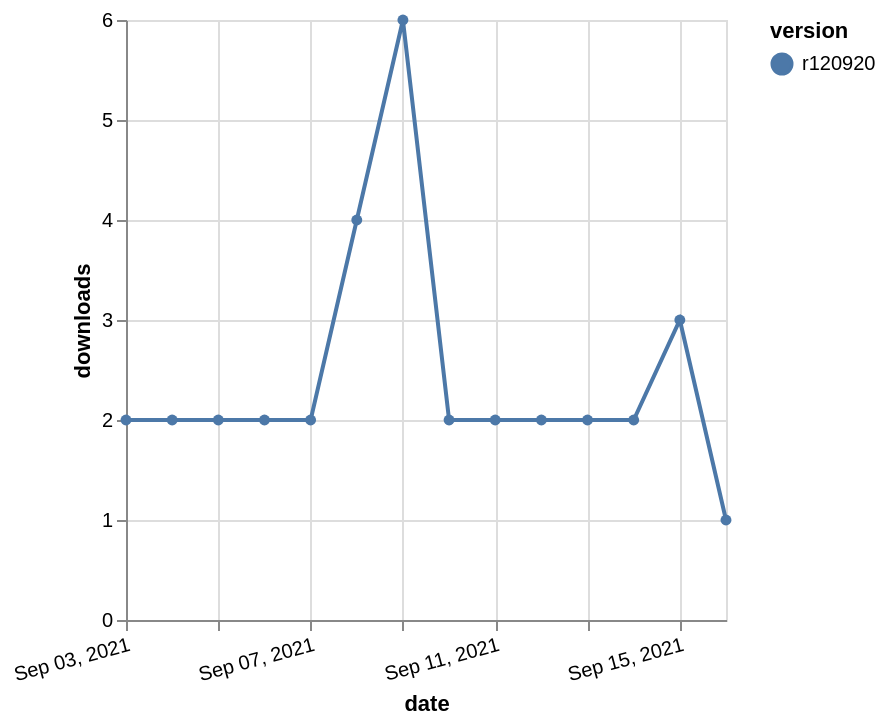

Source (Vega-Lite JSON):
### Vega-Lite specification from a JSON file in a GitHub repository (floating-point values rounded to 4 significant figures)
{"$schema": "https://vega.github.io/schema/vega-lite/v5.json", "description": "A simple bar chart with embedded data.", "data": {"values": [{"date": "2021-09-03", "total": 665, "delta": 2, "version": "r120920"}, {"date": "2021-09-04", "total": 667, "delta": 2, "version": "r120920"}, {"date": "2021-09-05", "total": 669, "delta": 2, "version": "r120920"}, {"date": "2021-09-06", "total": 671, "delta": 2, "version": "r120920"}, {"date": "2021-09-07", "total": 673, "delta": 2, "version": "r120920"}, {"date": "2021-09-08", "total": 677, "delta": 4, "version": "r120920"}, {"date": "2021-09-09", "total": 683, "delta": 6, "version": "r120920"}, {"date": "2021-09-10", "total": 685, "delta": 2, "version": "r120920"}, {"date": "2021-09-11", "total": 687, "delta": 2, "version": "r120920"}, {"date": "2021-09-12", "total": 689, "delta": 2, "version": "r120920"}, {"date": "2021-09-13", "total": 691, "delta": 2, "version": "r120920"}, {"date": "2021-09-14", "total": 693, "delta": 2, "version": "r120920"}, {"date": "2021-09-15", "total": 696, "delta": 3, "version": "r120920"}, {"date": "2021-09-16", "total": 697, "delta": 1, "version": "r120920"}]}, "width": "container", "mark": {"type": "line", "point": {"filled": true}}, "encoding": {"x": {"field": "date", "type": "temporal", "timeUnit": "yearmonthdate", "title": "date", "axis": {"labelAngle": -15}}, "y": {"field": "delta", "type": "quantitative", "title": "downloads"}, "color": {"field": "version", "type": "nominal"}, "tooltip": {"field": "delta"}}}
